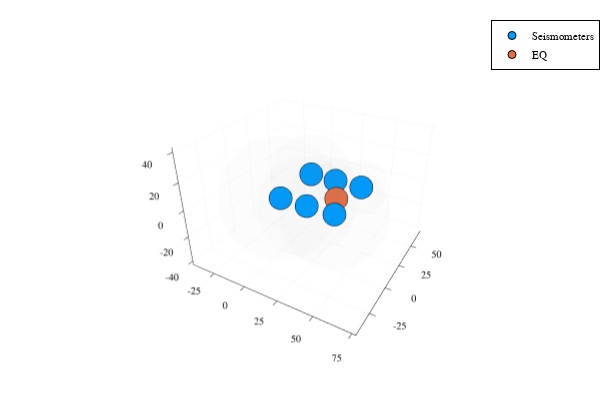

The cell this chart's notebook holds for it:
### Markdown cell above
As the very helpful location notes explain, the trick is peturbing the model. Arrival time $d_i$ is
$$d_i = \frac{1}{\alpha} \left[ (x-x_i)^2 + (y-y_i)^2 + (z-z_i)^2 \right]^{1/2} + t$$
where $(x,y,z)$ is the position of the station, $x_i,y_i,z_i)$ is the position of the hypocentre and $t$ is a constant adjustment to the time.

We can linearise this by first peturbing it from a starting point, $d_i^o$
$$d_i = d_i^o + \sum_j \frac{\partial d_i}{\partial m_j}$$
$$\Delta d_i = d_i - d_i^o = \sum_j \frac{\partial d_i}{\partial m_j}$$
$$\Delta \vec{d} = G \Delta\vec{m} \quad \text{where } G_{ij} = \frac{\partial d_i}{\partial m_j}$$

The derivatives for the spatial parameters are of the form
$$G_{i1} = \frac{\partial d_i}{\partial m_j} = \frac{\partial d_i}{\partial x} = \frac{x-x_i}{\alpha} \left[ (x-x_i)^2 + (y-y_i)^2 + (z-z_i)^2 \right]^{-1/2}$$
and for the temporal parameter
$$G_{i4} = \frac{\partial d_i}{\partial m_4} = \frac{\partial d_i}{\partial t} = 1$$

With this we can begin our code. This time I'm going to work closely from the example code, which should prove a mildly interesting experiment in seeing how well MATLAB translates to Julia.

### Code cell
"""
Results of earthquake location function.

Attributes
    m::Vector{Float64} - Parameters found by fitting
        m[1] - x coordinate of earthquake hypocenter
        m[2] - y coordinate of earthquake hypocenter
        m[3] - z coordinate of earthquake hypocenter (should be positive)
        m[4] - original time of the earthquake
    i::Int - Number of iterations to achieve convergence
    outputMatrix::Matrix - Stores results of all iterations in form [iteration, parameters, perturbation]
"""
struct EQAnalysis
    m::Vector{Float64}
    i::Int
    outputMatrix::Matrix
end


"""
Locate an earthquake given P-wave arrival times in a uniform velocity environment.

Based on incomplete MATLAB sample code by John Townend. Translated to Julia and completed by Ryan Cox.

Parameters
    x::Vector - Seisometer locations, x coordinates
    y::Vector - Seisometer locations, y coordinates
    z::Vector - Seisometer locations, z coordinates
    tP::Vector - P-wave arrival times
    speed::Real - Speed of P-waves in medium. Defaults to six length units per time unit.

Returns EQAnalysis object
"""
function locateEQ(x::Vector, y::Vector, z::Vector, tP::Vector, speed::Real=6)::EQAnalysis
    # Prep some variables
    N = length(x) # Number of seisometers
    normdm = Inf # (squared) length of model perturbation \
    i=0 # iteration counter

    # Specify starting position
    m = [mean(x), mean(y), mean(z)+10, 0] # positive z is down and earthquakes tend to occur deeper than seisometers

    # Matrix to hold results
    #outputMatrix = [i m normdm] # iteration, parameters, perturbation
    outputMatrix = [1 1 1] # TEMP fix of borkedness

    # Prepare screen output
    println("Iteration | (x,y,z,t) | normdm sqd | error")
    println("$i | ($(m[1]), $(m[2]), $(m[3]), $(m[4])) | $normdm | ?")

    # Iteratively peturb model
    while normdm >= 1e-5 # stopping criterion
        G = generateKernel(m, x, y, z, speed) # generate data kernel such that dd=G*dm
        R = hypodistance(m, x, y, z) # distance to current hypocenter
        d = (R / speed) .- m[4] # predicted arrival time (travel time + origin time)
        # the original code has the origin time added on but subtracting it proved necessary to make it converge
        # but m[4] seems to be negative anyway so maybe that explains the sign problems
        Δd = d - tP # residual arrival time
        Gg = inv(transpose(G)*G) * transpose(G) # generalised inverse of kernal
        dm = Gg * Δd # model perturbation
        normdm = transpose(dm) * dm # (squared) length of perturbation
        m += dm # update model
        i += 1 # increment iteration counter
        err = (hypodistance(m, x, y, z)./speed .- m[4]) - tP # display error so we can see if we're getting closer
        err = transpose(err)*err
        println("$i | ($(m[1]), $(m[2]), $(m[3]), $(m[4])) | $normdm | $err")
        # outputMatrix = [outputMatrix;i m normdm] # ~~inefficent in Julia, should be improved~~ BROKEN
    end

    return EQAnalysis(m, i, outputMatrix)
end


"""
Calculate hypocentral distance

Parameters
    m::Vector - Model parameters (x0,y0,zo,t0)
    x::Vector - Seisometer locations, x coordinates
    y::Vector - Seisometer locations, y coordinates
    z::Vector - Seisometer locations, z coordinates

Returns distance between hypocentre and each station as Vector
"""
function hypodistance(m::Vector, x::Vector, y::Vector, z::Vector)::Vector
    dx = x .- m[1]
    dy = y .- m[2]
    dz = z .- m[3]
    R = sqrt.(dx.^2 + dy.^2 + dz.^2)
end


"""
Generates kernel G from the travel time gradient.

Parameters
    m::Vector - Model parameters (x0,y0,zo,t0)
    x::Vector - Seisometer locations, x coordinates
    y::Vector - Seisometer locations, y coordinates
    z::Vector - Seisometer locations, z coordinates
    speed::Real - Speed of P-waves in medium

Returns kernel as Matrix
"""
function generateKernel(m::Vector, x::Vector, y::Vector, z::Vector, speed::Real=6)::Matrix{Float64}
    N = length(x)
    R = hypodistance(m, x, y, z)

    G = Matrix{Float64}(undef, (N, 4))
    G[:,1] .= (x .- m[1]) ./ (speed * R)
    G[:,2] .= (y .- m[2]) ./ (speed * R)
    G[:,3] .= (z .- m[3]) ./ (speed * R)
    G[:,4] .= 1

    return G
end

"""Fancy plotting preset."""
@userplot Spheres
@recipe function f(h::Spheres)
    r, x0, y0, z0 = h.args

    N = 22
    u = LinRange(0, 2π, N)
    v = LinRange(0, π, N)
    x = r*cos.(u) * sin.(v)' .+ x0
    y = r*sin.(u) * sin.(v)' .+ y0
    z = repeat(r*cos.(v)' .+ z0, outer=[N, 1])

    seriestype := :surface
    colorbar := false
    seriesalpha := 0.1
    seriescolor := :grey

    x, y, z
end

# Seismometer locations in kilometres
x = [40,20,0,40,20,0]
y = [40,40,40,0,0,0]
z = [0,0,0,0,0,0]
# The sample code doesn't include z but there is no reason we can't have seisometers distrubuted in that axis.

# O-wave arrival times in seconds
tP1=[4.16,3.36,5.83,6.68,6.27,7.75] # case 1
tP2=[12.46,15.77,19.09,13.65,16.74,19.90] # case 2
e=[0.1,-0.2,-0.3,0.2,0,0] # errors

eq = locateEQ(x, y, z, tP1)

# Plot it all
plt = scatter(x, y, -z, label="Seismometers") # inverting z for more intutive render
scatter!([eq.m[1]], [eq.m[2]], -[eq.m[3]], label="EQ")
# For each seisometer we can use (detection time - origin time) * speed to get the distance it had to travel
# We can then plot this as a sphere around our seisometers.
spheres!.((tP1 .+ eq.m[4])*6, x, y, z) # Note the addition instead of subtraction - a consequence of the way we had to subtract dm to get convergence.
display(plt)

### Figure 1 — Plotly figure (JSON) as saved in the notebook; plotly's stock layout.template omitted (floating-point values rounded to 4 significant figures; data arrays with more than 128 entries replaced by an {"elided": "..."} marker saying what was removed)
{"data": [{"xaxis": "x", "colorbar": {"title": ""}, "yaxis": "y", "zaxis": "z", "x": [40, 20, 0, 40, 20, 0], "showlegend": true, "mode": "markers", "name": "Seismometers", "zmin": -40.53, "legendgroup": "Seismometers", "z": [0, 0, 0, 0, 0, 0], "marker": {"symbol": "circle", "color": "rgba(0, 154, 250, 1.000)", "line": {"color": "rgba(0, 0, 0, 1.000)", "width": 1}, "size": 8}, "zmax": 40.53, "y": [40, 40, 40, 0, 0, 0], "type": "scatter3d", "scene": "scene"}, {"xaxis": "x", "colorbar": {"title": ""}, "yaxis": "y", "zaxis": "z", "x": [26.01], "showlegend": true, "mode": "markers", "name": "EQ", "zmin": -40.53, "legendgroup": "EQ", "z": [-8.096], "marker": {"symbol": "circle", "color": "rgba(227, 111, 71, 1.000)", "line": {"color": "rgba(0, 0, 0, 1.000)", "width": 1}, "size": 8}, "zmax": 40.53, "y": [30.02], "type": "scatter3d", "scene": "scene"}, {"xaxis": "x", "colorbar": {"title": ""}, "colorscale": [[0, "rgba(128, 128, 128, 0.100)"], [1, "rgba(128, 128, 128, 0.100)"]], "yaxis": "y", "zaxis": "z", "showscale": false, "x": {"elided": "22x22 float values"}, "showlegend": false, "name": "y3", "opacity": 0.1, "zmin": -40.53, "z": {"elided": "22x22 float values"}, "zmax": 40.53, "y": {"elided": "22x22 float values"}, "type": "surface", "scene": "scene", "hoverinfo": "none"}, {"xaxis": "x", "colorbar": {"title": ""}, "colorscale": [[0, "rgba(128, 128, 128, 0.100)"], [1, "rgba(128, 128, 128, 0.100)"]], "yaxis": "y", "zaxis": "z", "showscale": false, "x": {"elided": "22x22 float values"}, "showlegend": false, "name": "y4", "opacity": 0.1, "zmin": -40.53, "z": {"elided": "22x22 float values"}, "zmax": 40.53, "y": {"elided": "22x22 float values"}, "type": "surface", "scene": "scene", "hoverinfo": "none"}, {"xaxis": "x", "colorbar": {"title": ""}, "colorscale": [[0, "rgba(128, 128, 128, 0.100)"], [1, "rgba(128, 128, 128, 0.100)"]], "yaxis": "y", "zaxis": "z", "showscale": false, "x": {"elided": "22x22 float values"}, "showlegend": false, "name": "y5", "opacity": 0.1, "zmin": -40.53, "z": {"elided": "22x22 float values"}, "zmax": 40.53, "y": {"elided": "22x22 float values"}, "type": "surface", "scene": "scene", "hoverinfo": "none"}, {"xaxis": "x", "colorbar": {"title": ""}, "colorscale": [[0, "rgba(128, 128, 128, 0.100)"], [1, "rgba(128, 128, 128, 0.100)"]], "yaxis": "y", "zaxis": "z", "showscale": false, "x": {"elided": "22x22 float values"}, "showlegend": false, "name": "y6", "opacity": 0.1, "zmin": -40.53, "z": {"elided": "22x22 float values"}, "zmax": 40.53, "y": {"elided": "22x22 float values"}, "type": "surface", "scene": "scene", "hoverinfo": "none"}, {"xaxis": "x", "colorbar": {"title": ""}, "colorscale": [[0, "rgba(128, 128, 128, 0.100)"], [1, "rgba(128, 128, 128, 0.100)"]], "yaxis": "y", "zaxis": "z", "showscale": false, "x": {"elided": "22x22 float values"}, "showlegend": false, "name": "y7", "opacity": 0.1, "zmin": -40.53, "z": {"elided": "22x22 float values"}, "zmax": 40.53, "y": {"elided": "22x22 float values"}, "type": "surface", "scene": "scene", "hoverinfo": "none"}, {"xaxis": "x", "colorbar": {"title": ""}, "colorscale": [[0, "rgba(128, 128, 128, 0.100)"], [1, "rgba(128, 128, 128, 0.100)"]], "yaxis": "y", "zaxis": "z", "showscale": false, "x": {"elided": "22x22 float values"}, "showlegend": false, "name": "y8", "opacity": 0.1, "zmin": -40.53, "z": {"elided": "22x22 float values"}, "zmax": 40.53, "y": {"elided": "22x22 float values"}, "type": "surface", "scene": "scene", "hoverinfo": "none"}], "layout": {"showlegend": true, "paper_bgcolor": "rgba(255, 255, 255, 1.000)", "annotations": [], "height": 400, "margin": {"l": 0, "b": 20, "r": 0, "t": 20}, "plot_bgcolor": "rgba(255, 255, 255, 1.000)", "scene": {"camera": {"eye": {"y": -1.95, "z": 1.3, "x": 1.126}}, "xaxis": {"tickangle": 0, "showline": true, "gridcolor": "rgba(0, 0, 0, 0.100)", "showticklabels": true, "gridwidth": 0.5, "titlefont": {"color": "rgba(0, 0, 0, 1.000)", "family": "sans-serif", "size": 15}, "visible": true, "ticks": "inside", "range": [-43.39, 77.44], "tickmode": "array", "tickvals": [-25, 0, 25, 50, 75], "tickcolor": "rgb(0, 0, 0)", "ticktext": ["-25", "0", "25", "50", "75"], "linecolor": "rgba(0, 0, 0, 1.000)", "showgrid": true, "zeroline": false, "type": "-", "tickfont": {"color": "rgba(0, 0, 0, 1.000)", "family": "sans-serif", "size": 11}, "title": "", "zerolinecolor": "rgba(0, 0, 0, 1.000)", "mirror": false}, "domain": {"y": [0.03762, 0.9902], "x": [0.05101, 0.9934]}, "yaxis": {"tickangle": 0, "showline": true, "gridcolor": "rgba(0, 0, 0, 0.100)", "showticklabels": true, "gridwidth": 0.5, "titlefont": {"color": "rgba(0, 0, 0, 1.000)", "family": "sans-serif", "size": 15}, "visible": true, "ticks": "inside", "range": [-43.58, 72.12], "tickmode": "array", "tickvals": [-25, 0, 25, 50], "tickcolor": "rgb(0, 0, 0)", "ticktext": ["-25", "0", "25", "50"], "linecolor": "rgba(0, 0, 0, 1.000)", "showgrid": true, "zeroline": false, "type": "-", "tickfont": {"color": "rgba(0, 0, 0, 1.000)", "family": "sans-serif", "size": 11}, "title": "", "zerolinecolor": "rgba(0, 0, 0, 1.000)", "mirror": false}, "zaxis": {"tickangle": 0, "showline": true, "gridcolor": "rgba(0, 0, 0, 0.100)", "showticklabels": true, "gridwidth": 0.5, "titlefont": {"color": "rgba(0, 0, 0, 1.000)", "family": "sans-serif", "size": 15}, "visible": true, "ticks": "inside", "range": [-42.96, 42.96], "tickmode": "array", "tickvals": [-40, -20, 0, 20, 40], "tickcolor": "rgb(0, 0, 0)", "ticktext": ["-40", "-20", "0", "20", "40"], "linecolor": "rgba(0, 0, 0, 1.000)", "showgrid": true, "zeroline": false, "type": "-", "tickfont": {"color": "rgba(0, 0, 0, 1.000)", "family": "sans-serif", "size": 11}, "title": "", "zerolinecolor": "rgba(0, 0, 0, 1.000)", "mirror": false}}, "legend": {"yanchor": "auto", "xanchor": "auto", "bordercolor": "rgba(0, 0, 0, 1.000)", "bgcolor": "rgba(255, 255, 255, 1.000)", "borderwidth": 1, "tracegroupgap": 0, "y": 1, "font": {"color": "rgba(0, 0, 0, 1.000)", "family": "sans-serif", "size": 11}, "title": {"font": {"color": "rgba(0, 0, 0, 1.000)", "family": "sans-serif", "size": 15}, "text": ""}, "traceorder": "normal", "x": 1}, "width": 600}}
